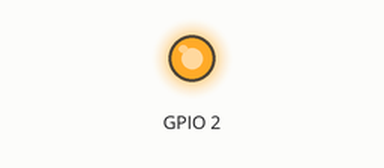
This program was run on a simulated Raspberry Pi (BCM pin numbers). Shown: output pins drawn as LEDs (lit = HIGH). At 20.0 s the program stops and its outputs stay as they are.

Above: at 1.0 s.
At 3.0 s:
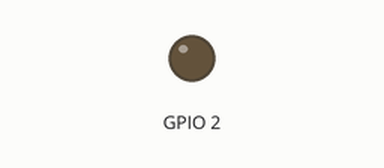
Timing chart, 0 to 5.2 s (numbered marks = the images above):
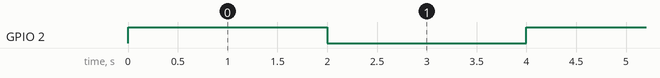

Measured:
- by itself, GPIO 2: alternates HIGH for 2.0 s and LOW for 2.0 s, 10 changes in all, then stays LOW

The program:

test.py
```python
#!/usr/bin/env python
# -*- coding: utf-8 -*-

import RPi.GPIO as GPIO
import time

GPIO.setmode(GPIO.BCM)
GPIO.setup(2,GPIO.OUT)
for x in xrange(5):
    GPIO.output(2,True)
    time.sleep(2)
    GPIO.output(2,False)
    time.sleep(2)
GPIO.cleanup()
```
